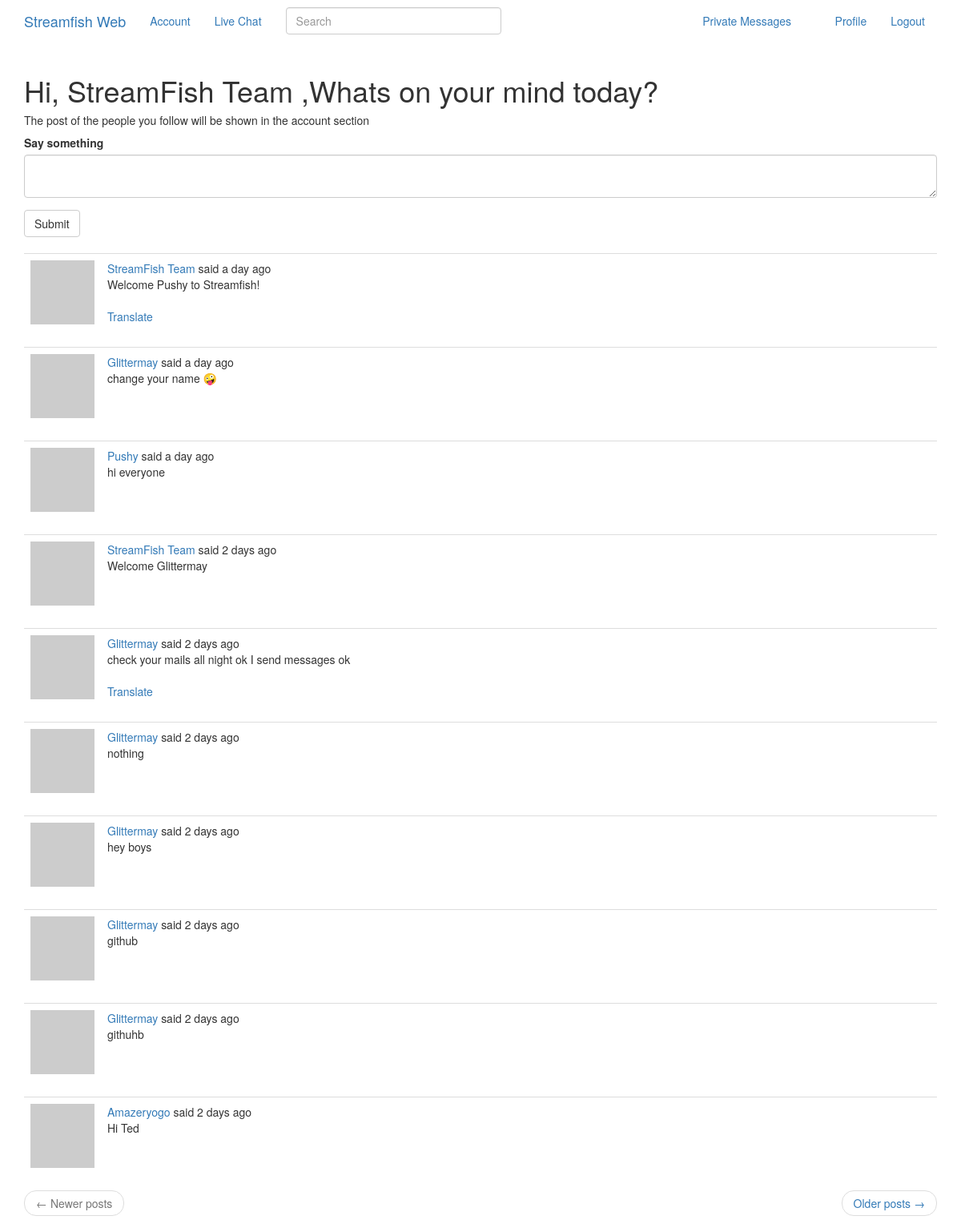
The app's page /index (signed in) with its own data.
### app/models.py (models this page shows, shortened)
class PaginatedAPIMixin(object):
    @staticmethod
    def to_collection_dict(query, page, per_page, endpoint, **kwargs):
        resources = query.paginate(page, per_page, False)
        data = {
            'items': [item.to_dict() for item in resources.items],
            '_meta': {
                'page': page,
                'per_page': per_page,
                'total_pages': resources.pages,
                'total_items': resources.total
            },
            '_links': {
                'self': url_for(endpoint, page=page, per_page=per_page,
                                **kwargs),
                'next': url_for(endpoint, page=page + 1, per_page=per_page,
                                **kwargs) if resources.has_next else None,
                'prev': url_for(endpoint, page=page - 1, per_page=per_page,
                                **kwargs) if resources.has_prev else None
            }
        }
        return data

class User(UserMixin, PaginatedAPIMixin, db.Model):
    id = db.Column(db.Integer, primary_key=True)
    username = db.Column(db.String(64), index=True, unique=True)
    email = db.Column(db.String(120), index=True, unique=True)
    password_hash = db.Column(db.String(128))
    posts = db.relationship('Post', backref='author', lazy='dynamic')
    about_me = db.Column(db.String(140))
    last_seen = db.Column(db.DateTime, default=datetime.utcnow)
    token = db.Column(db.String(32), index=True, unique=True)
    token_expiration = db.Column(db.DateTime)
    followed = db.relationship(
        'User', secondary=followers,
        primaryjoin=(followers.c.follower_id == id),
        secondaryjoin=(followers.c.followed_id == id),
        backref=db.backref('followers', lazy='dynamic'), lazy='dynamic')
    messages_sent = db.relationship('Message',
                                    foreign_keys='Message.sender_id',
                                    backref='author', lazy='dynamic')
    messages_received = db.relationship('Message',
                                        foreign_keys='Message.recipient_id',
                                        backref='recipient', lazy='dynamic')
    last_message_read_time = db.Column(db.DateTime)
    notifications = db.relationship('Notification', backref='user',
                                    lazy='dynamic')
    tasks = db.relationship('Task', backref='user', lazy='dynamic')
    def avatar(self, size):
        digest = md5(self.email.lower().encode('utf-8')).hexdigest()
        return 'https://www.gravatar.com/avatar/{}?d=identicon&s={}'.format(
            digest, size)
    def followed_posts(self):
        followed = Post.query.join(
            followers, (followers.c.followed_id == Post.user_id)).filter(
                followers.c.follower_id == self.id)
        own = Post.query.filter_by(user_id=self.id)
        return followed.union(own).order_by(Post.timestamp.desc())
    def new_messages(self):
        last_read_time = self.last_message_read_time or datetime(1900, 1, 1)
        return Message.query.filter_by(recipient=self).filter(
            Message.timestamp > last_read_time).count()
    def get_tasks_in_progress(self):
        return Task.query.filter_by(user=self, complete=False).all()

class SearchableMixin(object):
    @classmethod
    def before_commit(cls, session):
        session._changes = {
            'add': list(session.new),
            'update': list(session.dirty),
            'delete': list(session.deleted)
        }
    @classmethod
    def after_commit(cls, session):
        for obj in session._changes['add']:
            if isinstance(obj, SearchableMixin):
                add_to_index(obj.__tablename__, obj)
        for obj in session._changes['update']:
            if isinstance(obj, SearchableMixin):
                add_to_index(obj.__tablename__, obj)
        for obj in session._changes['delete']:
            if isinstance(obj, SearchableMixin):
                remove_from_index(obj.__tablename__, obj)
        session._changes = None

class Post(SearchableMixin, db.Model):
    __searchable__ = ['body']
    id = db.Column(db.Integer, primary_key=True)
    body = db.Column(db.String(140))
    timestamp = db.Column(db.DateTime, index=True, default=datetime.utcnow)
    user_id = db.Column(db.Integer, db.ForeignKey('user.id'))
    language = db.Column(db.String(5))

### app/main/routes.py (the view, shortened to what this page needs)
@bp.route('/', methods=['GET', 'POST'])
@bp.route('/index', methods=['GET', 'POST'])
@login_required
def index():
    form = PostForm()
    page = request.args.get('page', 1, type=int)
    posts = current_user.followed_posts().paginate(
        page, current_app.config['POSTS_PER_PAGE'], False)
    next_url = url_for('main.index', page=posts.next_num) \
        if posts.has_next else None
    prev_url = url_for('main.index', page=posts.prev_num) \
        if posts.has_prev else None
    return render_template('index.html', title=_('Home'), form=form,
                           posts=posts.items, next_url=next_url,
                           prev_url=prev_url)

### app/main/forms.py
class SearchForm(FlaskForm):
    q = StringField(_l('Search'), validators=[DataRequired()])
    def __init__(self, *args, **kwargs):
        if 'formdata' not in kwargs:
            kwargs['formdata'] = request.args
        if 'csrf_enabled' not in kwargs:
            kwargs['csrf_enabled'] = False
        super(SearchForm, self).__init__(*args, **kwargs)

class PostForm(FlaskForm):
    post = TextAreaField(_l('Say something'), validators=[DataRequired()])
    submit = SubmitField(_l('Submit'))

### app/main/routes.py (called while the page is built)
@bp.before_app_request
def before_request():
    if current_user.is_authenticated:
        current_user.last_seen = datetime.utcnow()
        db.session.commit()
        g.search_form = SearchForm()
    g.locale = str(get_locale())

### app/models.py (called while the page is built)
@login.user_loader
def load_user(id):
    return User.query.get(int(id))

### app/templates/index.html
{% extends "base.html" %}
{% import 'bootstrap/wtf.html' as wtf %}
{% block app_content %}
    <h1>{{ _('Hi, %(username)s ,Whats on your mind today?', username = current_user.username) }}</h1>
    <h5>{{ _('The post of the people you follow will be shown in the account section') }}</h5>
    {% if form %}
    {{ wtf.quick_form(form) }}
    <br>
    {% endif %}
    {% for post in posts %}
        {% include '_post.html' %}
    {% endfor %}
    <nav aria-label="...">
        <ul class="pager">
            <li class="previous{% if not prev_url %} disabled{% endif %}">
                <a href="{{ prev_url or '#' }}">
                    <span aria-hidden="true">&larr;</span> {{ _('Newer posts') }}
                </a>
            </li>
            <li class="next{% if not next_url %} disabled{% endif %}">
                <a href="{{ next_url or '#' }}">
                    {{ _('Older posts') }} <span aria-hidden="true">&rarr;</span>
                </a>
            </li>
        </ul>
    </nav>
{% endblock %}

### app/templates/base.html (shortened to what this page needs)
{% extends 'bootstrap/base.html' %}
{% block navbar %}
    <nav class="navbar nav  bar-default">
        <div class="container">
            <div class="navbar-header">
                <a class="navbar-brand" href="{{ url_for('main.index') }}">Streamfish Web</a>
            </div>
            <div class="collapse navbar-collapse" id="bs-example-navbar-collapse-1">
                <ul class="nav navbar-nav">
                    <li><a href="{{ url_for('main.index') }}">{{ _('Account ') }}</a></li>
                    <li><a href="{{ url_for('main.explore') }}">{{ _('Live Chat') }}</a></li>
                </ul>
                {% if g.search_form %}
                <form class="navbar-form navbar-left" method="get" action="{{ url_for('main.search') }}">
                    <div class="form-group">
                        {{ g.search_form.q(size=30, class='form-control', placeholder=g.search_form.q.label.text) }}
                    </div>
                </form>
                {% endif %}
                <ul class="nav navbar-nav navbar-right">
                    {% if current_user.is_anonymous %}
                    <li><a href="{{ url_for('auth.login') }}">{{ _('Streamfish Web') }}</a></li>
                    {% else %}
                    <li>
                        <a href="{{ url_for('main.messages') }}">{{ _('Private Messages') }}
                            {% set new_messages = current_user.new_messages() %}
                        </a>
                    </li>
                    <li><a href="{{ url_for('main.user', username=current_user.username) }}">{{ _('Profile') }}</a></li>
                    <li><a href="{{ url_for('auth.logout') }}">{{ _('Logout') }}</a></li>
                    {% endif %}
                </ul>
            </div>
        </div>
    </nav>
{% endblock %}
{% block content %}
    <div class="container">
        {% block app_content %}{% endblock %}
    </div>
{% endblock %}

### app/templates/_post.html (shortened to what this page needs)
    <table class="table table-hover">
        <tr>
            <td width="70px">
                <a href="{{ url_for('main.user', username=post.author.username) }}">
                    <img src="{{ post.author.avatar(70) }}" />
                </a>
            </td>
            <td>
                {{ _('%(username)s said %(when)s',
                    username=user_link, when=moment(post.timestamp).fromNow()) }}
                <br>
                <span id="post{{ post.id }}">{{ post.body }}</span>
                {% if post.language and post.language != g.locale %}
                <br><br>
                <span id="translation{{ post.id }}">
                    <a href="javascript:translate(
                                '#post{{ post.id }}',
                                '#translation{{ post.id }}',
                                '{{ post.language }}',
                                '{{ g.locale }}');">{{ _('Translate') }}</a>
                </span>
                {% endif %}
            </td>
        </tr>
    </table>

### records on screen
Post: body "Welcome Pushy to Streamfish!"
Post: body "change your name 🤪"
Post: body "hi everyone"
Post: body "Welcome Glittermay"
Post: body "check your mails all night ok I send messages ok"
Post: body "nothing"
Post: body "hey boys"
Post: body "github"
Post: body "githuhb"
Post: body "Hi Ted"
